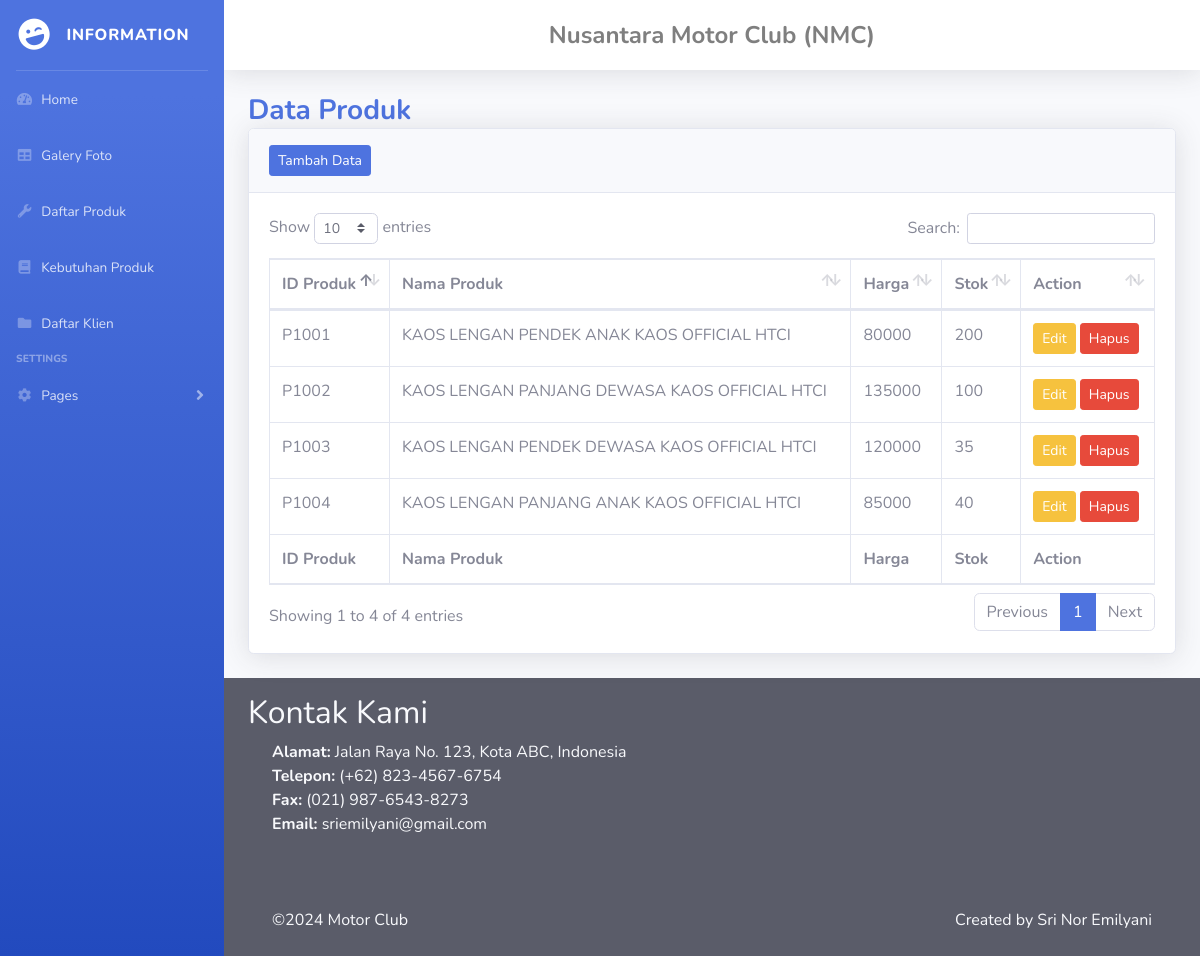
/produk.php, run on the app's committed database.
### tables this page shows
CREATE TABLE `tabel_produk` (
  `id_produk` varchar(5) NOT NULL,
  `nama_produk` varchar(50) NOT NULL,
  `harga` int NOT NULL,
  `stok` int NOT NULL
);

### produk.php (the view, shortened to what this page needs)
<!DOCTYPE html>
<html lang="en">
<?php include "head.php"; ?>
<body id="page-top">
    <div id="wrapper">
        <?php include "sidebar.php"; ?>
        <div id="content-wrapper" class="d-flex flex-column">
            <div id="content">
            <?php include "topbar.php"; ?>
                <div class="container-fluid">
                    <h3 class="m-0 font-weight-bold text-primary">Data Produk</h3>
                    <div class="card shadow mb-4">
                        <div class="card-header py-3">
                            <a href="tambah_data_produk.php" class="btn btn-sm btn-primary">Tambah Data</a>
                        </div>
                        <div class="card-body">
                            <div class="table-responsive">
                                <table class="table table-bordered" id="dataTable" width="100%" cellspacing="0">
                                    <thead>
                                        <tr>
                                            <th>ID Produk</th>
                                            <th>Nama Produk</th>
                                            <th>Harga</th>
                                            <th>Stok</th>
                                            <th>Action</th>
                                        </tr>
                                    </thead>
                                    <tfoot>
                                        <tr>
                                            <th>ID Produk</th>
                                            <th>Nama Produk</th>
                                            <th>Harga</th>
                                            <th>Stok</th>
                                            <th>Action</th>
                                        </tr>
                                    </tfoot>
                                    <tbody>
<?php
    include "koneksi.php";
    $data = mysqli_query($db, "SELECT * FROM tabel_produk");
    while ($array = mysqli_fetch_array($data)) {
    echo "<tr>
            <td>".$array["id_produk"]."</td>
            <td>".$array["nama_produk"]."</td>
            <td>".$array["harga"]."</td>
            <td>".$array["stok"]."</td>
            <td>
                <a href='edit_data_produk.php?id_produk=".$array['id_produk']."' class='btn btn-sm btn-warning'>Edit</a>";
?>
                <a href='hapus_data_produk.php?id_produk=<?php echo $array['id_produk']; ?>' class='btn btn-sm btn-danger' onclick="return confirm('apakah yakin ingin menghapus?')">Hapus</a>
            </td>
        </tr>
<?php
    };
?>
                                    </tbody>
                                </table>
                            </div>
                        </div>
                    </div>
                </div>
            </div>
            <?php include "footer.php"; ?>
        </div>
    </div>
</body>
</html>

### head.php (shortened to what this page needs)
<head>
    <link href="vendor/fontawesome-free/css/all.min.css" rel="stylesheet" type="text/css">
    <link href="css/sb-admin-2.min.css" rel="stylesheet">
    <link href="vendor/datatables/dataTables.bootstrap4.min.css" rel="stylesheet">
</head>

### sidebar.php (shortened to what this page needs)
<ul class="navbar-nav bg-gradient-primary sidebar sidebar-dark accordion" id="accordionSidebar">
    <a class="sidebar-brand d-flex align-items-center justify-content-center" href="index.php">
        <div class="sidebar-brand-icon rotate-n-15">
            <i class="fas fa-laugh-wink"></i>
        </div>
        <div class="sidebar-brand-text mx-3">Information</div>
    </a>
    <hr class="sidebar-divider my-0">
    <li class="nav-item">
        <a class="nav-link" href="index.php">
            <i class="fas fa-fw fa-tachometer-alt"></i>
            <span>Home</span></a>
    </li>
    <li class="nav-item">
        <a class="nav-link" href="galery.php">
            <i class="fas fa-fw fa-table"></i>
            <span>Galery Foto</span></a>
    </li>
    <li class="nav-item">
        <a class="nav-link" href="produk.php">
            <i class="fas fa-fw fa-wrench"></i>
            <span>Daftar Produk</span></a>
    </li>
    <li class="nav-item">
        <a class="nav-link" href="pengadaan.php">
            <i class="fas fa-fw fa-book"></i>
            <span>Kebutuhan Produk</span></a>
    </li>
    <li class="nav-item">
        <a class="nav-link" href="klien.php">
            <i class="fas fa-fw fa-folder"></i>
            <span>Daftar Klien</span></a>
    </li>
    <div class="sidebar-heading">
        Settings
    </div>
    <li class="nav-item">
        <a class="nav-link collapsed" href="#" data-toggle="collapse" data-target="#collapsePages"
            aria-expanded="true" aria-controls="collapsePages">
            <i class="fas fa-fw fa-cog"></i>
            <span>Pages</span>
        </a>
    </li>
</ul>

### topbar.php (shortened to what this page needs)
<nav class="navbar navbar-expand navbar-light bg-white topbar mb-4 static-top shadow">
    <ul class="navbar-nav mx-auto">
        <li class="nav-item">
            <span class="navbar-text font-weight-bold" style="font-size: 1.5rem;">Nusantara Motor Club (NMC)</span>
        </li>
    </ul>
</nav>

### footer.php
<footer>
    <div class="container-fluid py-3 bg-dark text-light">
        <div class="row">
            <div class="col-lg-12 mb-4 ">
                <h2 class="text-light">Kontak Kami</h2>
                <div class="container d-flex justify-content-between">
                    <ul class="list-unstyled">
                        <li>
                            <strong>Alamat:</strong> Jalan Raya No. 123, Kota ABC, Indonesia
                        </li>
                        <li>
                            <strong>Telepon:</strong> (+62) 823-4567-6754
                        </li>
                        <li>
                            <strong>Fax:</strong> (021) 987-6543-8273
                        </li>
                        <li>
                            <strong>Email:</strong> sriemilyani@gmail.com
                        </li>
                    </ul>
                </div>
            </div>
        </div>
    </div>
    <div class="container-fluid py-3 bg-dark text-light">
        <div class="container d-flex justify-content-between">
            <label>&copy;2024 Motor Club</label>
            <label>Created by Sri Nor Emilyani</label>
        </div>
    </div>
</footer>

### data on the page
tabel_produk: id_produk "P1001", nama_produk "KAOS LENGAN PENDEK ANAK KAOS OFFICIAL HTCI", harga "80000", stok "200"
tabel_produk: id_produk "P1002", nama_produk "KAOS LENGAN PANJANG DEWASA KAOS OFFICIAL HTCI", harga "135000", stok "100"
tabel_produk: id_produk "P1003", nama_produk "KAOS LENGAN PENDEK DEWASA KAOS OFFICIAL HTCI", harga "120000", stok "35"
tabel_produk: id_produk "P1004", nama_produk "KAOS LENGAN PANJANG ANAK KAOS OFFICIAL HTCI", harga "85000", stok "40"
